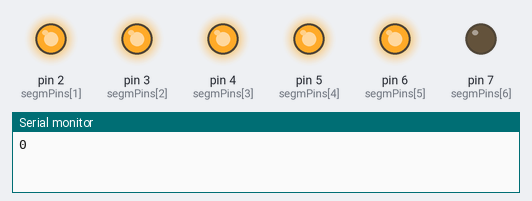
Bench run of a sketch on a simulated Arduino Uno, built with avr-gcc and run on an emulated ATmega328P. Parts: output pins drawn as LEDs (lit = HIGH), the last lines printed to the serial monitor. Pins used as bus, display or sensor lines are not drawn.

Above: at 0.5 s.
At 2.5 s:
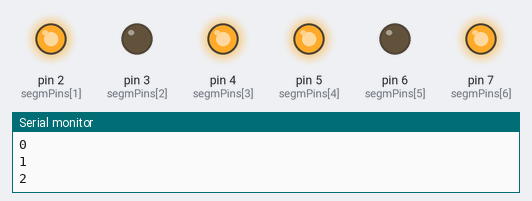
At 3.5 s:
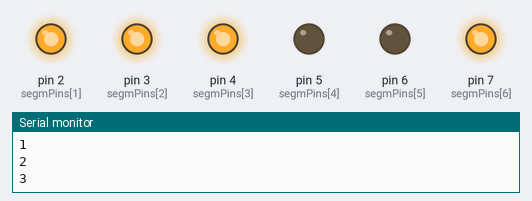
At 5.5 s:
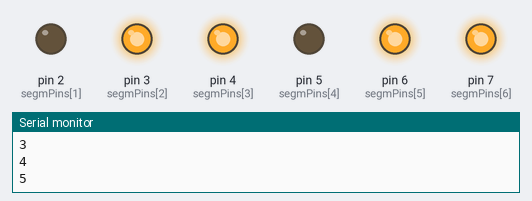
At 8.5 s:
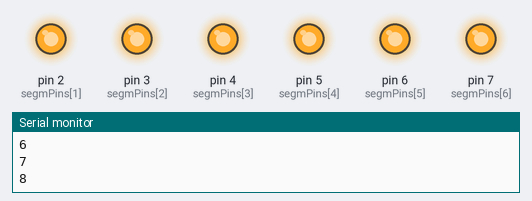
At 11.5 s:
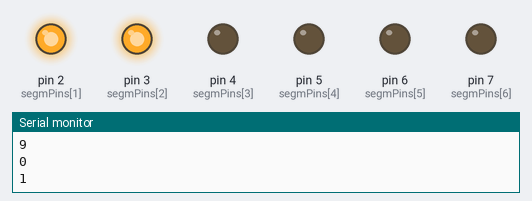
Timing chart, 0 to 13.0 s (numbered marks = the images above):
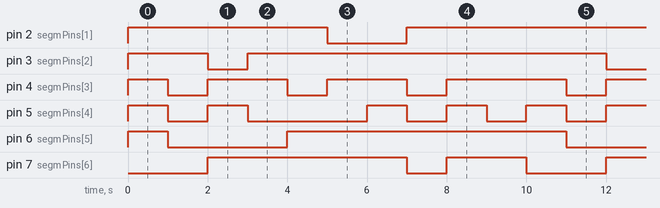

Measured:
- by itself, pin 2 (segmPins[1]): repeats every 10.0 s: LOW 2.0 s, HIGH 8.0 s
- by itself, pin 3 (segmPins[2]): repeats every 10.0 s: LOW 1.0 s, HIGH 9.0 s
- by itself, pin 4 (segmPins[3]): repeats every 10.0 s: 2 × (LOW 1.0 s, HIGH 2.0 s), LOW 1.0 s, HIGH 3.0 s
- by itself, pin 5 (segmPins[4]): repeats every 10.0 s: LOW 1.0 s, HIGH 1.0 s, LOW 3.0 s, 2 × (HIGH 1.0 s, LOW 1.0 s), HIGH 1.0 s
- by itself, pin 6 (segmPins[5]): repeats every 10.0 s: LOW 3.0 s, HIGH 7.0 s
- by itself, pin 7 (segmPins[6]): repeats every 10.0 s: LOW 1.0 s, HIGH 2.0 s, LOW 2.0 s, HIGH 5.0 s

The sketch:

Seven_Segment_Serial_Counter.ino
```cpp
int segmPins[] = {1, 2, 3, 4, 5, 6, 7}; // A-G
// 0-9
int numberPatterns[][7] = {
  {1,1,1,1,1,1,0}, // 0
  {0,1,1,0,0,0,0}, // 1
  {1,1,0,1,1,0,1}, // 2
  {1,1,1,1,0,0,1}, // 3
  {0,1,1,0,0,1,1}, // 4
  {1,0,1,1,0,1,1}, // 5
  {1,0,1,1,1,1,1}, // 6
  {1,1,1,0,0,1,0}, // 7
  {1,1,1,1,1,1,1}, // 8
  {1,1,1,1,0,1,1}, // 9
};
void setup() {
  // put your setup code here, to run once:
  Serial.begin(9600);
  for(int i=0; i<7; i++){
    pinMode(segmPins[i], OUTPUT);
  }
}

void loop() {
  // put your main code here, to run repeatedly:
    for(int i = 0; i < 10; i++){
      displayNumber(i);
      Serial.println(i);
      delay(1000);
  }
}

void displayNumber(int number){
  for(int i = 0; i < 7; i++){
    digitalWrite(1+i, numberPatterns[number][i]);
  }
}
```
